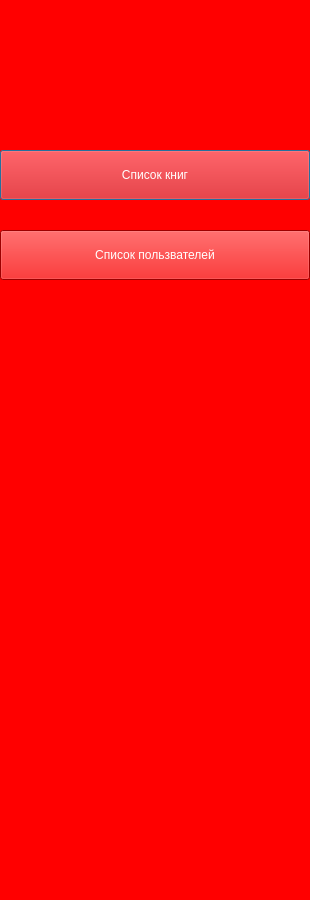
<?xml version="1.0" encoding="UTF-8"?>
<ui version="4.0">
 <class>Dialog</class>
 <widget class="QDialog" name="Dialog">
  <property name="geometry">
   <rect>
    <x>0</x>
    <y>0</y>
    <width>310</width>
    <height>900</height>
   </rect>
  </property>
  <property name="windowTitle">
   <string>Dialog</string>
  </property>
  <widget class="QLabel" name="Dbooker_label">
   <property name="geometry">
    <rect>
     <x>10</x>
     <y>0</y>
     <width>300</width>
     <height>130</height>
    </rect>
   </property>
   <property name="text">
    <string/>
   </property>
   <property name="pixmap">
    <pixmap>logo.png</pixmap>
   </property>
  </widget>
  <widget class="QPushButton" name="all_book_button">
   <property name="geometry">
    <rect>
     <x>0</x>
     <y>150</y>
     <width>310</width>
     <height>50</height>
    </rect>
   </property>
   <property name="cursor">
    <cursorShape>PointingHandCursor</cursorShape>
   </property>
   <property name="whatsThis">
    <string>&lt;html&gt;&lt;head/&gt;&lt;body&gt;&lt;p align=&quot;center&quot;&gt;&lt;span style=&quot; font-size:12pt;&quot;&gt;Профиль&lt;/span&gt;&lt;/p&gt;&lt;/body&gt;&lt;/html&gt;</string>
   </property>
   <property name="styleSheet">
    <string notr="true">background-color: rgb(255, 0, 0);
background-color: rgb(218, 0, 0);
color: rgb(255, 255, 255);</string>
   </property>
   <property name="text">
    <string>Список книг</string>
   </property>
  </widget>
  <widget class="QLabel" name="Dmain_label">
   <property name="geometry">
    <rect>
     <x>0</x>
     <y>0</y>
     <width>310</width>
     <height>900</height>
    </rect>
   </property>
   <property name="styleSheet">
    <string notr="true">background-color: rgb(255, 0, 0);</string>
   </property>
   <property name="text">
    <string/>
   </property>
  </widget>
  <widget class="QPushButton" name="all_user_button">
   <property name="geometry">
    <rect>
     <x>0</x>
     <y>230</y>
     <width>310</width>
     <height>50</height>
    </rect>
   </property>
   <property name="cursor">
    <cursorShape>PointingHandCursor</cursorShape>
   </property>
   <property name="whatsThis">
    <string>&lt;html&gt;&lt;head/&gt;&lt;body&gt;&lt;p align=&quot;center&quot;&gt;&lt;span style=&quot; font-size:12pt;&quot;&gt;Профиль&lt;/span&gt;&lt;/p&gt;&lt;/body&gt;&lt;/html&gt;</string>
   </property>
   <property name="styleSheet">
    <string notr="true">background-color: rgb(255, 0, 0);
background-color: rgb(218, 0, 0);
color: rgb(255, 255, 255);</string>
   </property>
   <property name="text">
    <string>Список пользвателей</string>
   </property>
  </widget>
  <zorder>Dmain_label</zorder>
  <zorder>all_book_button</zorder>
  <zorder>Dbooker_label</zorder>
  <zorder>all_user_button</zorder>
 </widget>
 <resources/>
 <connections/>
</ui>
